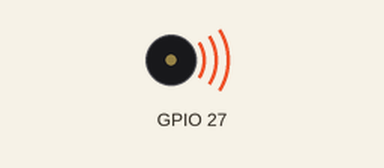
Simulated run of this program. Board: ESP32. Parts: buzzer (waves = sounding).

Above: at 0.17 s.
At 11.42 s:
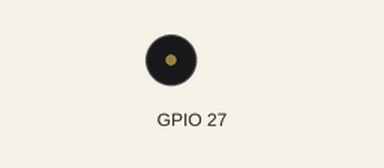
Timing chart, 0 to 11.7 s (numbered marks = the images above):
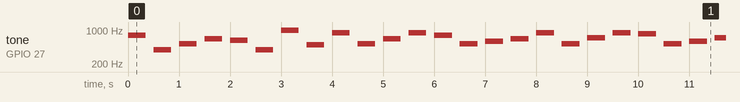

The program:

main.cpp
```cpp
#include <Arduino.h>

#define BPM 120

note_t notes[] = {
	NOTE_G,
	NOTE_G,
	NOTE_C,
	NOTE_E,
	NOTE_Eb,
	NOTE_G,
	NOTE_B,
	NOTE_B,
	NOTE_A,
	NOTE_C,
	NOTE_E,
	NOTE_A,
	NOTE_G,
	NOTE_C,
	NOTE_D,
	NOTE_E,
	NOTE_A,
	NOTE_C,
	NOTE_F,
	NOTE_A,
	NOTE_Gs,
	NOTE_C,
	NOTE_D,
	NOTE_F,
	NOTE_E,
	NOTE_G,
	NOTE_C,
	NOTE_E,
	NOTE_D,
	NOTE_A,
	NOTE_B,
	NOTE_D
};

int8_t rithmFigures[] = {
	1,
	1,
	1,
	1,
 	1,
	1,
	1,
	1,
	1,
	1,
	1,
	1,
	1,
	1,
	1,
	1,
	1,
	1,
	1,
	1,
 	1,
	1,
	1,
	1,
	1,
	1,
	1,
	1,
	1,
	1,
	1,
	1
};

uint8_t octaves[] = {
	5,
	4,
	5,
	5,
	5,
	4,
	5,
	4,
	5,
	5,
	5,
	5,
	5,
	5,
	5,
	5,
	5,
	5,
	5,
	5,
	5,
	5,
	5,
	5,
	5,
	4,
	5,
	5,
	5,
	4,
	4,
	5
};

uint32_t BPMtoBPS(u_int32_t bpm){
	return bpm / 60;
}

void playNote(note_t note, int32_t duration, uint8_t octave){
	if(duration > 0){
		ledcWriteNote(0, note, octave);
	}

	int dura = 1000000 / abs(duration) / BPMtoBPS(BPM);
	delayMicroseconds(0.7 * dura);
	ledcWriteTone(0, 0);
	delayMicroseconds(0.3 * dura);
}

void setup(){
	ledcAttachPin(27, 0);
}

void loop(){
	for(int i = 0; i < 32; i++){
		playNote(notes[i], rithmFigures[i], octaves[i]);
	}

	delay(2000);

}
```

Measured:
- by itself, tone on GPIO 27: plays 784 Hz for 0.35 s, 392 Hz for 0.35 s, 523 Hz for 0.35 s, 659 Hz for 0.35 s, 622 Hz for 0.35 s, 392 Hz for 0.35 s … (232 notes in this stretch)
